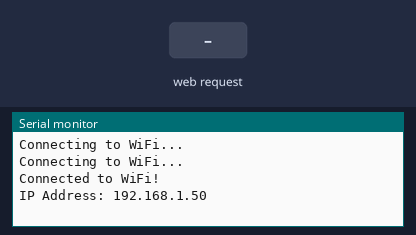
Recording of a sketch running on a simulated ESP32. Shown: the last lines printed to the serial monitor. Inputs (shaded band) come from the test bench. WiFi joins after 1.5 s; servers stay silent unless stated.

Above: at 3.2 s.
3.3 s: HTTP request GET /api/lights/on received
At 3.9 s:
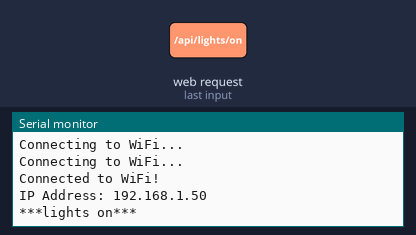
4.8 s: HTTP request GET /api/lights/off received
At 6.0 s:
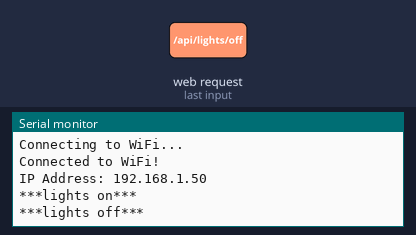
6.3 s: HTTP request GET /api/fan?speed=1 received
At 7.4 s:
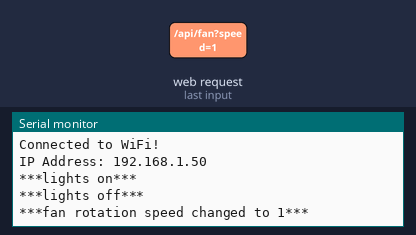
7.8 s: HTTP request GET /api/text?text=1 received
At 8.6 s:
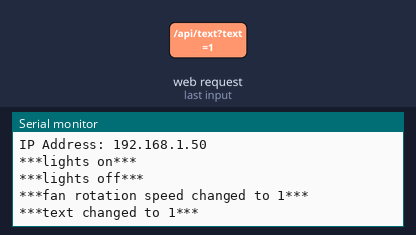

Measured:
- after the input at 3.3 s, the serial monitor: prints a new line at once (image 1)
- after the input at 4.8 s, the serial monitor: prints a new line at once (image 2)
- after the input at 6.3 s, the serial monitor: prints a new line at once (image 3)
- after the input at 7.8 s, the serial monitor: prints a new line at once (image 4)

The sketch:

KindaIoT.ino
```cpp
#include <KindaIoT.h>

WebServer server(80);

const char* ssid = "WiFiGruglev";
const char* password = "54396654";

void setup() {
  Serial.begin(115200);
  WiFi.begin(ssid, password);
  while (WiFi.status() != WL_CONNECTED) {
    delay(1000);
    Serial.println("Connecting to WiFi...");
  }
  Serial.println("Connected to WiFi!");
  Serial.print("IP Address: ");
  Serial.println(WiFi.localIP());

  webController();
}

void loop() {
  server.handleClient();
  delay(2);
}
```

KindaIoT.h
```cpp
#ifndef MY_WEB_CONTROLLER_H
#define MY_WEB_CONTROLLER_H

#include <Arduino.h>
#include <WebServer.h>
#include <WiFi.h>

extern WebServer server;
extern const char* htmlPage;

void webController();
void handleRoot();
void lightsOn();
void lightsOff();
void setFanSpeed();
void setText();

#endif
```

KindaIoTView.cpp
```cpp
const char* htmlPage = R"(

<!DOCTYPE html>
<html lang="en">
<head>
    <meta charset="UTF-8">
    <meta name="viewport" content="width=device-width, initial-scale=1.0">
    <title>Kinda IoT</title>
    <!-- Bootstrap CSS -->
    <link href="https://cdn.jsdelivr.net/npm/bootstrap@5.3.2/dist/css/bootstrap.min.css" rel="stylesheet">
    <link rel="stylesheet" href="https://cdn.jsdelivr.net/npm/bootstrap-icons/font/bootstrap-icons.css">
    <style>
        body {
            display: flex;
            flex-direction: column;
            min-height: 100vh;
        }
        main {
            flex: 1;
        }
    </style>
</head>
<body>
    <!-- Header -->
    <header class="bg-primary text-white py-3">
        <div class="container d-flex align-items-center">
            <i class="bi bi-cloud-fill me-2" style="font-size: 1.5rem;"></i>
            <h1 class="m-0">Kinda IoT</h1>
        </div>
    </header>

    <!-- Main Content -->
    <main class="container my-5">
        <!-- Lights Section -->
        <section class="mb-5">
            <h2>Lights</h2>
            <div class="d-flex gap-3">
                <button class="btn btn-success" id="lights-on">ON</button>
                <button class="btn btn-danger" id="lights-off">OFF</button>
            </div>
        </section>

        <!-- Fan Section -->
        <section class="mb-5">
            <h2>Fan</h2>
            <label for="fan-speed" class="form-label">Rotation Speed</label>
            <div class="d-flex align-items-center gap-3">
                <input type="range" class="form-range" id="fan-speed" min="0" max="100" value="0" step="5">
                <button class="btn btn-primary" id="fan-set">SET</button>
            </div>
        </section>

        <!-- Text Section -->
        <section class="mb-5">
            <h2>Text on the screen</h2>
            <div class="d-flex gap-3">
                <input type="text" class="form-control" id="text-input" placeholder="Enter text">
                <button class="btn btn-primary" id="text-set">SET</button>
            </div>
        </section>
    </main>

    <!-- Footer -->
    <footer class="bg-dark text-white text-center py-3">
        <p class="m-0">&copy; Maksym Hryhlevych, 2024</p>
    </footer>

    <!-- Bootstrap JS -->
    <script src="https://cdn.jsdelivr.net/npm/bootstrap@5.3.2/dist/js/bootstrap.bundle.min.js"></script>

    <script>
        function sendGetRequest(endpoint) {
            const url = endpoint;
            fetch(url)
                .then(response => response.json())
                .then(data => {
                    console.log("Response:", data);
                })
                .catch(error => {
                    console.error("Error:", error);
                });
        }

        document.getElementById('lights-on').addEventListener('click', () => {
            sendGetRequest('/api/lights/on');
        });

        document.getElementById('lights-off').addEventListener('click', () => {
            sendGetRequest('/api/lights/off');
        });

        document.getElementById('fan-set').addEventListener('click', () => {
            const speed = document.getElementById('fan-speed').value;
            sendGetRequest(`/api/fan?speed=${speed}`);
        });

        document.getElementById('text-set').addEventListener('click', () => {
            const text = document.getElementById('text-input').value;
            sendGetRequest(`/api/text?text=${encodeURIComponent(text)}`);
        });
    </script>
</body>
</html>

)";
```

KindaIoTWebController.cpp
```cpp
#include <KindaIoT.h>

//Routes
void webController() {
  server.on("/", handleRoot);
  server.on("/api/lights/on", lightsOn);
  server.on("/api/lights/off", lightsOff);
  server.on("/api/fan", setFanSpeed);
  server.on("/api/text", setText);
  server.begin();
}

void handleRoot() {
  server.send(200, "text/html", htmlPage);
}

void lightsOn() {
 Serial.println("***lights on***");
}

void lightsOff() {
  Serial.println("***lights off***");
}

void setFanSpeed() {
  if (server.hasArg("speed")) {
    Serial.println("***fan rotation speed changed to " + server.arg("speed") + "***");
  }
}

void setText() {
  if (server.hasArg("text")) {
    Serial.println("***text changed to " + server.arg("text") + "***");
  }
}
```
